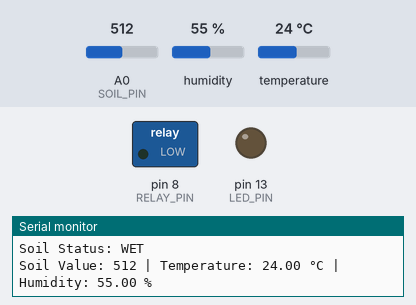
Recording of a sketch running on a simulated Arduino Uno, built with avr-gcc and run on an emulated ATmega328P. Shown: switched loads named in the sketch (green lamp = pin HIGH), output pins drawn as LEDs (lit = HIGH), the last lines printed to the serial monitor. The inputs (shaded band) are chosen by the test bench; at power-on: A0 (SOIL_PIN) = 512, humidity 55 %, temperature 24 °C.

Above: at 1.8 s.
1.9 s: A0 (SOIL_PIN) set to 586
4.3 s: A0 (SOIL_PIN) set to 613
At 7.3 s:
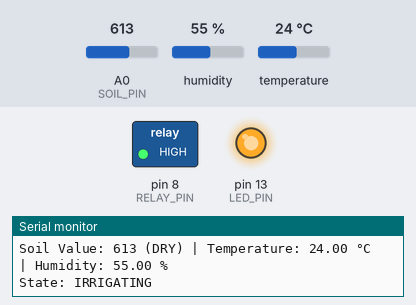
Timing chart, 0 to 8.8 s (numbered marks = the images above; inputs shaded):
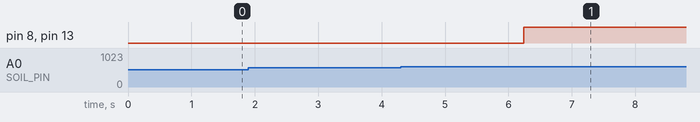

Measured:
- the behaviour switches between 600 and 601 on A0 (SOIL_PIN) (found by bisection; images 0 and 1)
- after the input at 4.3 s, pin 8 (RELAY_PIN), pin 13 (LED_PIN): LOW → HIGH after 1.9 s

The sketch:

DAY_12_THRESHOLD.ino
```cpp
#include <DHT.h>

#define DHTPIN 4
#define DHTTYPE DHT22

#define SOIL_PIN A0
#define RELAY_PIN 8
#define LED_PIN 13

DHT dht(DHTPIN, DHTTYPE);

// Calibrate these values according to your sensor
const int SOIL_DRY = 600;  // Start irrigation
const int SOIL_WET = 400;  // Stop irrigation

enum State {
  IDLE,
  IRRIGATING,
  COOLDOWN,
  FAULT
};

State currentState = IDLE;

int dhtFailCount = 0;
unsigned long cooldownStart = 0;
const unsigned long COOLDOWN_TIME = 5000; // 5 seconds

void setup() {
  Serial.begin(9600);
  dht.begin();

  pinMode(RELAY_PIN, OUTPUT);
  pinMode(LED_PIN, OUTPUT);

  digitalWrite(RELAY_PIN, LOW);  // Change if relay is active LOW
  digitalWrite(LED_PIN, LOW);

  Serial.println("Threshold Logic & State Machine Started");
}

void loop() {

  // Read sensors
  int soilValue = analogRead(SOIL_PIN);
  float humidity = dht.readHumidity();
  float temperature = dht.readTemperature();

  // Check DHT22 failures
  if (isnan(humidity) || isnan(temperature)) {
    dhtFailCount++;

    if (dhtFailCount >= 3) {
      currentState = FAULT;
    }
  } else {
    dhtFailCount = 0;
  }

  switch (currentState) {

    case IDLE:

      digitalWrite(RELAY_PIN, LOW);
      digitalWrite(LED_PIN, LOW);

      Serial.println("State: IDLE");

      if (soilValue > SOIL_DRY) {
        Serial.println("Soil Status: DRY");
        currentState = IRRIGATING;
      } else {
        Serial.println("Soil Status: WET");
      }

      break;


    case IRRIGATING:

      digitalWrite(RELAY_PIN, HIGH); // Use LOW if relay is active LOW
      digitalWrite(LED_PIN, HIGH);

      Serial.println("State: IRRIGATING");
      Serial.println("Valve ON");
      Serial.println("LED ON");

      if (soilValue < SOIL_WET) {
        currentState = COOLDOWN;
        cooldownStart = millis();
      }

      break;


    case COOLDOWN:

      digitalWrite(RELAY_PIN, LOW);
      digitalWrite(LED_PIN, LOW);

      Serial.println("State: COOLDOWN");

      if (millis() - cooldownStart >= COOLDOWN_TIME) {
        currentState = IDLE;
      }

      break;


    case FAULT:

      digitalWrite(RELAY_PIN, LOW);
      digitalWrite(LED_PIN, LOW);

      Serial.println("State: FAULT");
      Serial.println("DHT22 failed 3 consecutive times!");
      break;
  }

  // Print sensor values
  Serial.print("Soil Value: ");
  Serial.print(soilValue);

  if (soilValue > SOIL_DRY)
    Serial.print(" (DRY)");
  else if (soilValue < SOIL_WET)
    Serial.print(" (WET)");

  Serial.print(" | Temperature: ");
  Serial.print(temperature);
  Serial.print(" °C");

  Serial.print(" | Humidity: ");
  Serial.print(humidity);
  Serial.println(" %");

  delay(1000);
}
```
